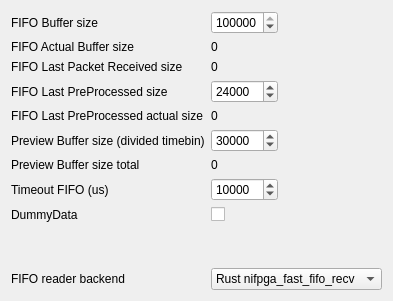
           <widget class="QWidget" name="tab_5">
            <attribute name="title">
             <string>FIFOs</string>
            </attribute>
            <layout class="QGridLayout" name="gridLayout_52">
             <item row="3" column="0">
              <widget class="QLabel" name="label_90">
               <property name="text">
                <string>FIFO Last PreProcessed size</string>
               </property>
              </widget>
             </item>
             <item row="5" column="0">
              <widget class="QLabel" name="label_63">
               <property name="text">
                <string>Preview Buffer size (divided timebin)</string>
               </property>
              </widget>
             </item>
             <item row="10" column="1" colspan="3">
              <widget class="QComboBox" name="comboBox_fifobackend">
               <item>
                <property name="text">
                 <string>Rust nifpga_fast_fifo_recv</string>
                </property>
               </item>
               <item>
                <property name="text">
                 <string>Python nifpga library</string>
                </property>
               </item>
              </widget>
             </item>
             <item row="5" column="1">
              <widget class="QSpinBox" name="spinBox_preview_buffer_size">
               <property name="maximum">
                <number>1000000</number>
               </property>
               <property name="value">
                <number>30000</number>
               </property>
              </widget>
             </item>
             <item row="0" column="1">
              <widget class="QSpinBox" name="spinBox_fifo_buffer_size">
               <property name="maximum">
                <number>20000000</number>
               </property>
               <property name="value">
                <number>200000</number>
               </property>
              </widget>
             </item>
             <item row="4" column="1">
              <widget class="QLabel" name="label_fifo_prebuffer_len">
               <property name="text">
                <string>0</string>
               </property>
              </widget>
             </item>
             <item row="1" column="0">
              <widget class="QLabel" name="label_64">
               <property name="text">
                <string>FIFO Actual Buffer size</string>
               </property>
              </widget>
             </item>
             <item row="9" column="0">
              <spacer name="verticalSpacer_9">
               <property name="orientation">
                <enum>Qt::Orientation::Vertical</enum>
               </property>
               <property name="sizeHint" stdset="0">
                <size>
                 <width>20</width>
                 <height>40</height>
                </size>
               </property>
              </spacer>
             </item>
             <item row="1" column="1">
              <widget class="QLabel" name="label_actual_buffer_size">
               <property name="text">
                <string>0</string>
               </property>
              </widget>
             </item>
             <item row="0" column="0">
              <widget class="QLabel" name="label_62">
               <property name="text">
                <string>FIFO Buffer size</string>
               </property>
              </widget>
             </item>
             <item row="2" column="0">
              <widget class="QLabel" name="label_78">
               <property name="text">
                <string>FIFO Last Packet Received size</string>
               </property>
              </widget>
             </item>
             <item row="6" column="1">
              <widget class="QLabel" name="label_actual_preview_buffer_size">
               <property name="text">
                <string>0</string>
               </property>
              </widget>
             </item>
             <item row="2" column="1">
              <widget class="QLabel" name="label_fifo_last_pkt_size">
               <property name="text">
                <string>0</string>
               </property>
              </widget>
             </item>
             <item row="7" column="1">
              <widget class="QSpinBox" name="spinBox_fifo_timeout">
               <property name="maximum">
                <number>1000000</number>
               </property>
               <property name="value">
                <number>10000</number>
               </property>
              </widget>
             </item>
             <item row="6" column="0">
              <widget class="QLabel" name="label_79">
               <property name="text">
                <string>Preview Buffer size total</string>
               </property>
              </widget>
             </item>
             <item row="4" column="0">
              <widget class="QLabel" name="label_89">
               <property name="text">
                <string>FIFO Last PreProcessed actual size</string>
               </property>
              </widget>
             </item>
             <item row="7" column="0">
              <widget class="QLabel" name="label_96">
               <property name="text">
                <string>Timeout FIFO (us)</string>
               </property>
              </widget>
             </item>
             <item row="3" column="1">
              <widget class="QSpinBox" name="spinBox_fifo_prebuffer">
               <property name="maximum">
                <number>10000000</number>
               </property>
               <property name="value">
                <number>24000</number>
               </property>
              </widget>
             </item>
             <item row="10" column="0">
              <widget class="QLabel" name="label_95">
               <property name="text">
                <string>FIFO reader backend</string>
               </property>
              </widget>
             </item>
             <item row="8" column="0">
              <widget class="QLabel" name="label_97">
               <property name="text">
                <string>DummyData</string>
               </property>
              </widget>
             </item>
             <item row="8" column="1">
              <widget class="QCheckBox" name="checkBox_DummyData">
               <property name="text">
                <string/>
               </property>
              </widget>
             </item>
            </layout>
           </widget>
